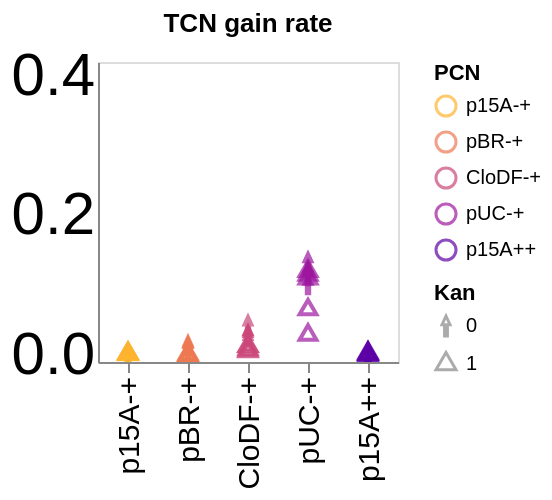

The notebook cell saved with this chart:
### Code cell
# Gain, TCN

alt.Chart(combined_scatter_gain_DF).mark_point(size=70).encode(
    alt.X("PCN", axis=alt.Axis(labelFontSize=15, titleFontSize=15, grid=False), title=None),
    alt.Y("rate_of_gain_log(transposon copy)", scale=alt.Scale(domain=[-0.01, 0.42]), axis=alt.Axis(labelFontSize=30, titleFontSize=15, tickCount = 3, ticks=False, grid=False), title=None),
    color=alt.Color('PCN').scale(scheme=colorScheme,reverse=True),
    shape=alt.Shape('Kan:O', scale=alt.Scale(range=['arrow', 'triangle']))
).properties(
    title='TCN gain rate',
    width=150,
    height=150
).interactive()

### Figure 1 — Vega-Lite specification as saved in the notebook (floating-point values rounded to 4 significant figures)
{"config": {"view": {"continuousWidth": 300, "continuousHeight": 300}}, "data": {"name": "data-5ac6072b3acf5dbd61957e91e71dbc6e"}, "mark": {"type": "point", "size": 70}, "encoding": {"color": {"field": "PCN", "scale": {"scheme": "plasma", "reverse": true}, "sort": ["p15A-+", "pBR-+", "CloDF-+", "pUC-+", "p15A++"], "type": "ordinal"}, "shape": {"field": "Kan", "scale": {"range": ["arrow", "triangle"]}, "type": "ordinal"}, "x": {"axis": {"grid": false, "labelFontSize": 15, "titleFontSize": 15}, "field": "PCN", "sort": ["p15A-+", "pBR-+", "CloDF-+", "pUC-+", "p15A++"], "title": null, "type": "ordinal"}, "y": {"axis": {"grid": false, "labelFontSize": 30, "tickCount": 3, "ticks": false, "titleFontSize": 15}, "field": "rate_of_gain_log(transposon copy)", "scale": {"domain": [-0.01, 0.42]}, "title": null, "type": "quantitative"}}, "height": 150, "params": [{"name": "param_5", "select": {"type": "interval", "encodings": ["x", "y"]}, "bind": "scales"}], "title": "TCN gain rate", "width": 150, "$schema": "https://vega.github.io/schema/vega-lite/v5.20.1.json", "datasets": {"data-5ac6072b3acf5dbd61957e91e71dbc6e": [{"PCN": "p15A-+", "ExpRep": "1", "rate_of_gain_log(transposon copy)": 0.00238, "rate_of_gain_log(plasmid copy)": -0.007844, "rate_of_gain_log(T/P)": -0.000664, "Kan": 1, "averagePCN": 17.22}, {"PCN": "p15A-+", "ExpRep": "2", "rate_of_gain_log(transposon copy)": 0.001527, "rate_of_gain_log(plasmid copy)": -0.0004495, "rate_of_gain_log(T/P)": -0.001152, "Kan": 1, "averagePCN": 17.22}, {"PCN": "p15A-+", "ExpRep": "3", "rate_of_gain_log(transposon copy)": 0.001636, "rate_of_gain_log(plasmid copy)": 0.001007, "rate_of_gain_log(T/P)": -0.001653, "Kan": 1, "averagePCN": 17.22}, {"PCN": "p15A-+", "ExpRep": "4", "rate_of_gain_log(transposon copy)": 0.001931, "rate_of_gain_log(plasmid copy)": -0.002216, "rate_of_gain_log(T/P)": -0.0004427, "Kan": 1, "averagePCN": 17.22}, {"PCN": "p15A-+", "ExpRep": "5", "rate_of_gain_log(transposon copy)": 0.001032, "rate_of_gain_log(plasmid copy)": -0.003811, "rate_of_gain_log(T/P)": 0.005676, "Kan": 1, "averagePCN": 17.22}, {"PCN": "pBR-+", "ExpRep": "1", "rate_of_gain_log(transposon copy)": 0.001637, "rate_of_gain_log(plasmid copy)": -0.005247, "rate_of_gain_log(T/P)": 0.006957, "Kan": 1, "averagePCN": 31.71}, {"PCN": "pBR-+", "ExpRep": "2", "rate_of_gain_log(transposon copy)": -0.001278, "rate_of_gain_log(plasmid copy)": -0.006927, "rate_of_gain_log(T/P)": 0.005527, "Kan": 1, "averagePCN": 31.71}, {"PCN": "pBR-+", "ExpRep": "3", "rate_of_gain_log(transposon copy)": -0.0005056, "rate_of_gain_log(plasmid copy)": -0.004435, "rate_of_gain_log(T/P)": 0.004006, "Kan": 1, "averagePCN": 31.71}, {"PCN": "pBR-+", "ExpRep": "4", "rate_of_gain_log(transposon copy)": -0.001827, "rate_of_gain_log(plasmid copy)": -0.007509, "rate_of_gain_log(T/P)": 0.005614, "Kan": 1, "averagePCN": 31.71}, {"PCN": "pBR-+", "ExpRep": "5", "rate_of_gain_log(transposon copy)": -3.479e-05, "rate_of_gain_log(plasmid copy)": -0.006242, "rate_of_gain_log(T/P)": 0.006209, "Kan": 1, "averagePCN": 31.71}, {"PCN": "CloDF-+", "ExpRep": "1", "rate_of_gain_log(transposon copy)": 0.01263, "rate_of_gain_log(plasmid copy)": 0.0009189, "rate_of_gain_log(T/P)": 0.01259, "Kan": 1, "averagePCN": 63.97}, {"PCN": "CloDF-+", "ExpRep": "2", "rate_of_gain_log(transposon copy)": 0.006337, "rate_of_gain_log(plasmid copy)": -0.002941, "rate_of_gain_log(T/P)": 0.009601, "Kan": 1, "averagePCN": 63.97}, {"PCN": "CloDF-+", "ExpRep": "3", "rate_of_gain_log(transposon copy)": 0.01226, "rate_of_gain_log(plasmid copy)": -0.004608, "rate_of_gain_log(T/P)": 0.01761, "Kan": 1, "averagePCN": 63.97}, {"PCN": "CloDF-+", "ExpRep": "4", "rate_of_gain_log(transposon copy)": 0.005297, "rate_of_gain_log(plasmid copy)": -0.005267, "rate_of_gain_log(T/P)": 0.01114, "Kan": 1, "averagePCN": 63.97}, {"PCN": "CloDF-+", "ExpRep": "5", "rate_of_gain_log(transposon copy)": 0.008385, "rate_of_gain_log(plasmid copy)": 0.0001382, "rate_of_gain_log(T/P)": 0.009033, "Kan": 1, "averagePCN": 63.97}, {"PCN": "pUC-+", "ExpRep": "1", "rate_of_gain_log(transposon copy)": 0.06519, "rate_of_gain_log(plasmid copy)": -0.004988, "rate_of_gain_log(T/P)": 0.09099, "Kan": 1, "averagePCN": 662.9}, {"PCN": "pUC-+", "ExpRep": "2", "rate_of_gain_log(transposon copy)": 0.1203, "rate_of_gain_log(plasmid copy)": -0.008966, "rate_of_gain_log(T/P)": 0.1605, "Kan": 1, "averagePCN": 662.9}, {"PCN": "pUC-+", "ExpRep": "3", "rate_of_gain_log(transposon copy)": 0.1093, "rate_of_gain_log(plasmid copy)": -0.02239, "rate_of_gain_log(T/P)": 0.1151, "Kan": 1, "averagePCN": 662.9}, {"PCN": "pUC-+", "ExpRep": "4", "rate_of_gain_log(transposon copy)": 0.02896, "rate_of_gain_log(plasmid copy)": -0.001934, "rate_of_gain_log(T/P)": 0.03175, "Kan": 1, "averagePCN": 662.9}, {"PCN": "pUC-+", "ExpRep": "5", "rate_of_gain_log(transposon copy)": 0.1149, "rate_of_gain_log(plasmid copy)": 0.002565, "rate_of_gain_log(T/P)": 0.07578, "Kan": 1, "averagePCN": 662.9}, {"PCN": "p15A++", "ExpRep": "1", "rate_of_gain_log(transposon copy)": -0.001404, "rate_of_gain_log(plasmid copy)": -0.004255, "rate_of_gain_log(T/P)": 0.001329, "Kan": 1, "averagePCN": 18.81}, {"PCN": "p15A++", "ExpRep": "2", "rate_of_gain_log(transposon copy)": 0.001131, "rate_of_gain_log(plasmid copy)": 0.001842, "rate_of_gain_log(T/P)": 0.002716, "Kan": 1, "averagePCN": 18.81}, {"PCN": "p15A++", "ExpRep": "3", "rate_of_gain_log(transposon copy)": 0.001619, "rate_of_gain_log(plasmid copy)": 0.008278, "rate_of_gain_log(T/P)": -0.001932, "Kan": 1, "averagePCN": 18.81}, {"PCN": "p15A++", "ExpRep": "4", "rate_of_gain_log(transposon copy)": 0.003163, "rate_of_gain_log(plasmid copy)": 0.01824, "rate_of_gain_log(T/P)": -0.008818, "Kan": 1, "averagePCN": 18.81}, {"PCN": "p15A++", "ExpRep": "5", "rate_of_gain_log(transposon copy)": 0.0001174, "rate_of_gain_log(plasmid copy)": 0.006115, "rate_of_gain_log(T/P)": -0.004699, "Kan": 1, "averagePCN": 18.81}, {"PCN": "p15A-+", "ExpRep": "1", "rate_of_gain_log(transposon copy)": 0.0005797, "rate_of_gain_log(plasmid copy)": 0.0006469, "rate_of_gain_log(T/P)": -0.005264, "Kan": 0, "averagePCN": 17.22}, {"PCN": "p15A-+", "ExpRep": "2", "rate_of_gain_log(transposon copy)": 0.0002062, "rate_of_gain_log(plasmid copy)": 0.001285, "rate_of_gain_log(T/P)": -0.004844, "Kan": 0, "averagePCN": 17.22}, {"PCN": "p15A-+", "ExpRep": "3", "rate_of_gain_log(transposon copy)": -0.0004546, "rate_of_gain_log(plasmid copy)": -0.001344, "rate_of_gain_log(T/P)": 0.001901, "Kan": 0, "averagePCN": 17.22}, {"PCN": "p15A-+", "ExpRep": "4", "rate_of_gain_log(transposon copy)": -0.0003568, "rate_of_gain_log(plasmid copy)": -0.0006851, "rate_of_gain_log(T/P)": 0.0005324, "Kan": 0, "averagePCN": 17.22}, {"PCN": "p15A-+", "ExpRep": "5", "rate_of_gain_log(transposon copy)": -0.0001719, "rate_of_gain_log(plasmid copy)": 0.002965, "rate_of_gain_log(T/P)": -0.003235, "Kan": 0, "averagePCN": 17.22}, {"PCN": "pBR-+", "ExpRep": "1", "rate_of_gain_log(transposon copy)": 0.01131, "rate_of_gain_log(plasmid copy)": 0.01218, "rate_of_gain_log(T/P)": -0.0003748, "Kan": 0, "averagePCN": 31.71}, {"PCN": "pBR-+", "ExpRep": "2", "rate_of_gain_log(transposon copy)": 0.003755, "rate_of_gain_log(plasmid copy)": 0.00582, "rate_of_gain_log(T/P)": -0.001882, "Kan": 0, "averagePCN": 31.71}, {"PCN": "pBR-+", "ExpRep": "3", "rate_of_gain_log(transposon copy)": 0.01332, "rate_of_gain_log(plasmid copy)": 0.01527, "rate_of_gain_log(T/P)": -0.001394, "Kan": 0, "averagePCN": 31.71}, {"PCN": "pBR-+", "ExpRep": "4", "rate_of_gain_log(transposon copy)": 0.01043, "rate_of_gain_log(plasmid copy)": 0.01095, "rate_of_gain_log(T/P)": -0.0001084, "Kan": 0, "averagePCN": 31.71}, {"PCN": "pBR-+", "ExpRep": "5", "rate_of_gain_log(transposon copy)": 0.01009, "rate_of_gain_log(plasmid copy)": 0.01093, "rate_of_gain_log(T/P)": -0.0003909, "Kan": 0, "averagePCN": 31.71}, {"PCN": "CloDF-+", "ExpRep": "1", "rate_of_gain_log(transposon copy)": 0.04227, "rate_of_gain_log(plasmid copy)": 0.04186, "rate_of_gain_log(T/P)": 0.003936, "Kan": 0, "averagePCN": 63.97}, {"PCN": "CloDF-+", "ExpRep": "2", "rate_of_gain_log(transposon copy)": 0.02587, "rate_of_gain_log(plasmid copy)": 0.02632, "rate_of_gain_log(T/P)": 0.001354, "Kan": 0, "averagePCN": 63.97}, {"PCN": "CloDF-+", "ExpRep": "3", "rate_of_gain_log(transposon copy)": 0.02829, "rate_of_gain_log(plasmid copy)": 0.02544, "rate_of_gain_log(T/P)": 0.004737, "Kan": 0, "averagePCN": 63.97}, {"PCN": "CloDF-+", "ExpRep": "4", "rate_of_gain_log(transposon copy)": 0.02158, "rate_of_gain_log(plasmid copy)": 0.01844, "rate_of_gain_log(T/P)": 0.005137, "Kan": 0, "averagePCN": 63.97}, {"PCN": "CloDF-+", "ExpRep": "5", "rate_of_gain_log(transposon copy)": 0.02815, "rate_of_gain_log(plasmid copy)": 0.02568, "rate_of_gain_log(T/P)": 0.005221, "Kan": 0, "averagePCN": 63.97}, {"PCN": "pUC-+", "ExpRep": "1", "rate_of_gain_log(transposon copy)": 0.1158, "rate_of_gain_log(plasmid copy)": 0.06007, "rate_of_gain_log(T/P)": 0.06792, "Kan": 0, "averagePCN": 662.9}, {"PCN": "pUC-+", "ExpRep": "2", "rate_of_gain_log(transposon copy)": 0.1006, "rate_of_gain_log(plasmid copy)": 0.05676, "rate_of_gain_log(T/P)": 0.062, "Kan": 0, "averagePCN": 662.9}, {"PCN": "pUC-+", "ExpRep": "3", "rate_of_gain_log(transposon copy)": 0.1191, "rate_of_gain_log(plasmid copy)": 0.07387, "rate_of_gain_log(T/P)": 0.06728, "Kan": 0, "averagePCN": 662.9}, {"PCN": "pUC-+", "ExpRep": "4", "rate_of_gain_log(transposon copy)": 0.1329, "rate_of_gain_log(plasmid copy)": 0.1092, "rate_of_gain_log(T/P)": 0.0622, "Kan": 0, "averagePCN": 662.9}, {"PCN": "pUC-+", "ExpRep": "5", "rate_of_gain_log(transposon copy)": 0.1133, "rate_of_gain_log(plasmid copy)": 0.07501, "rate_of_gain_log(T/P)": 0.05924, "Kan": 0, "averagePCN": 662.9}, {"PCN": "p15A++", "ExpRep": "1", "rate_of_gain_log(transposon copy)": 0.002655, "rate_of_gain_log(plasmid copy)": 0.01603, "rate_of_gain_log(T/P)": -0.009745, "Kan": 0, "averagePCN": 18.81}, {"PCN": "p15A++", "ExpRep": "2", "rate_of_gain_log(transposon copy)": 0.003018, "rate_of_gain_log(plasmid copy)": 0.009989, "rate_of_gain_log(T/P)": -0.002914, "Kan": 0, "averagePCN": 18.81}, {"PCN": "p15A++", "ExpRep": "3", "rate_of_gain_log(transposon copy)": 0.001642, "rate_of_gain_log(plasmid copy)": 0.02011, "rate_of_gain_log(T/P)": -0.0159, "Kan": 0, "averagePCN": 18.81}, {"PCN": "p15A++", "ExpRep": "4", "rate_of_gain_log(transposon copy)": 0.001164, "rate_of_gain_log(plasmid copy)": 0.01732, "rate_of_gain_log(T/P)": -0.0152, "Kan": 0, "averagePCN": 18.81}, {"PCN": "p15A++", "ExpRep": "5", "rate_of_gain_log(transposon copy)": 0.002409, "rate_of_gain_log(plasmid copy)": 0.01897, "rate_of_gain_log(T/P)": -0.0134, "Kan": 0, "averagePCN": 18.81}]}}
